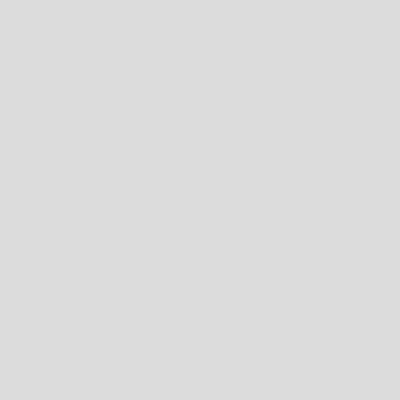
Frame 1 (no input)
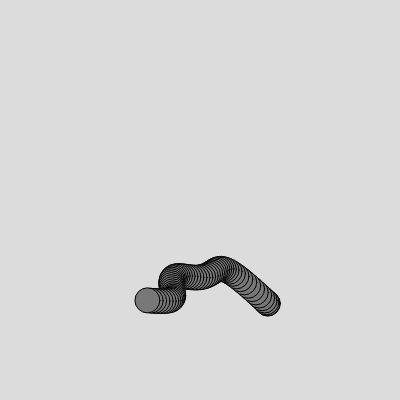
Frame 60 (no input)
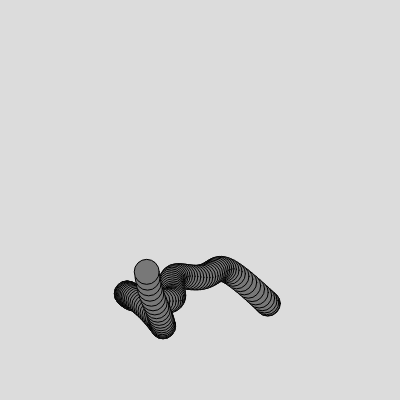
Frame 120 (the mouse pressed at the canvas centre since frame 60)

The p5.js sketch that drew these frames (run headless with seeded random() and noise() and a simulated clock; from frame 60 on, the mouse is pressed at the canvas centre):

// p5.js sketch
// ── sketch.js

let walker;

function setup() {
  createCanvas(400, 400);
  background(220);
  walker = new Walker();
}

function draw() {
  walker.show();
  walker.move();
  
}

class Walker{
  constructor(){
    this.tx = 0;
    this.ty = 10000;
  }
  
  show(){
    fill(120);
    stroke(0);
    ellipse(this.x, this.y, 25, 25);
  }
  
  move(){
    let nx = noise(this.tx);
    let ny = noise(this.ty);
    this.x = map(nx, 0, 1, 0, width);
    this.y = map(ny, 0, 1, 0, height);
    this.tx += 0.01;
    this.ty += 0.01;
  }
}
